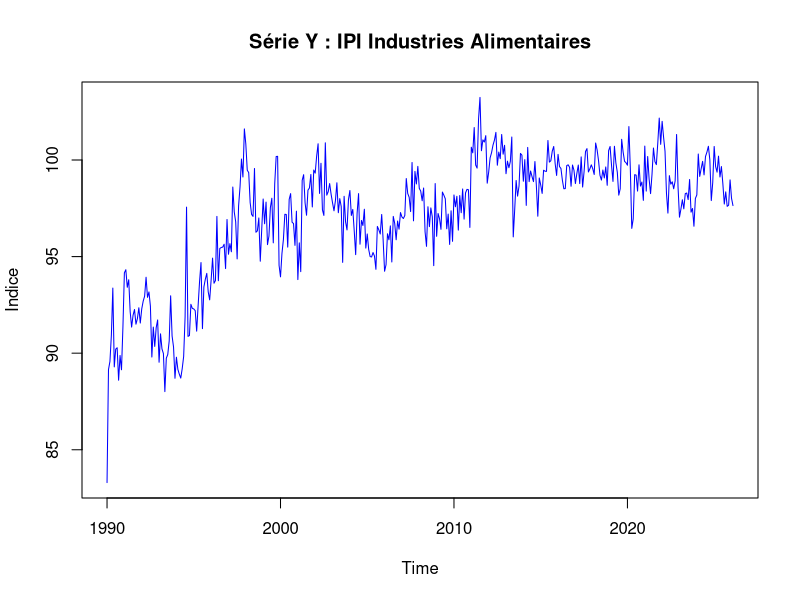
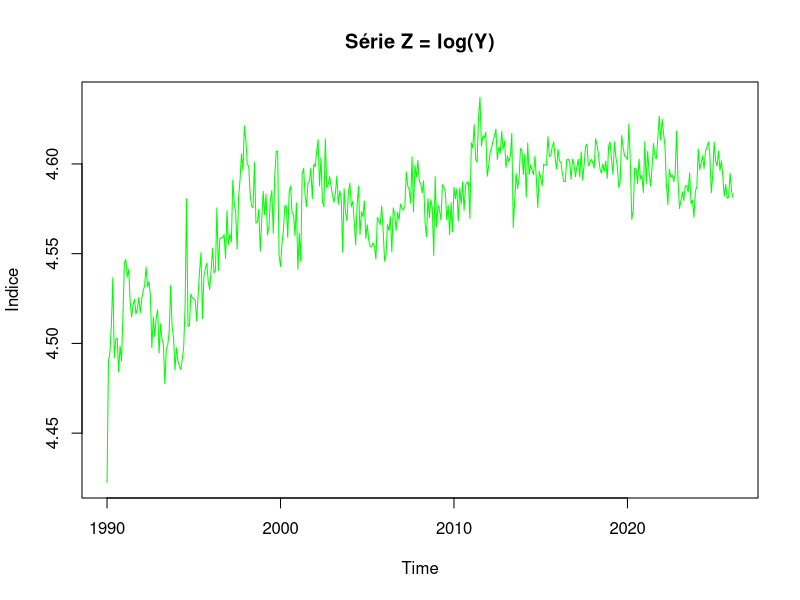
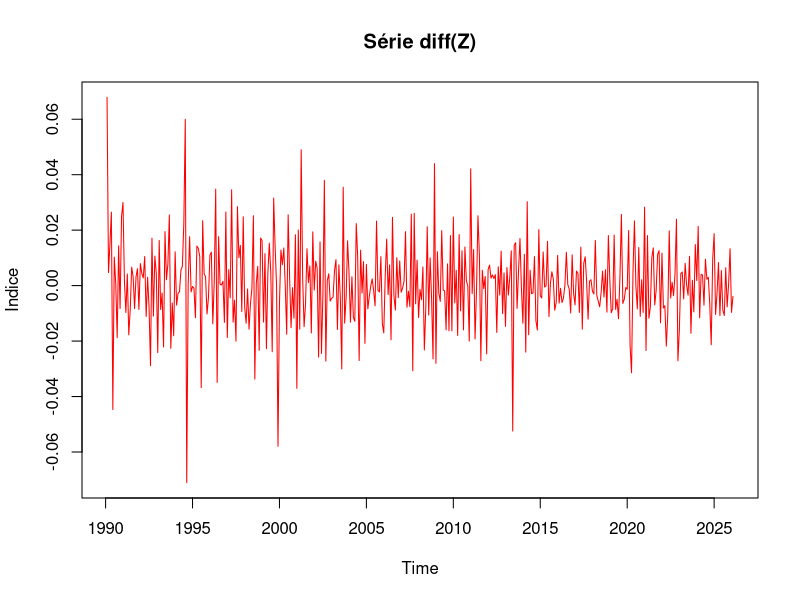
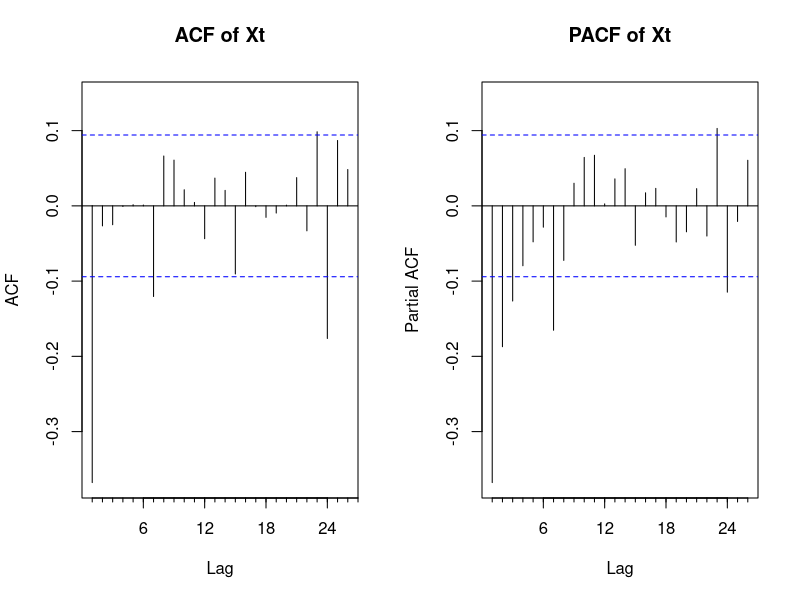
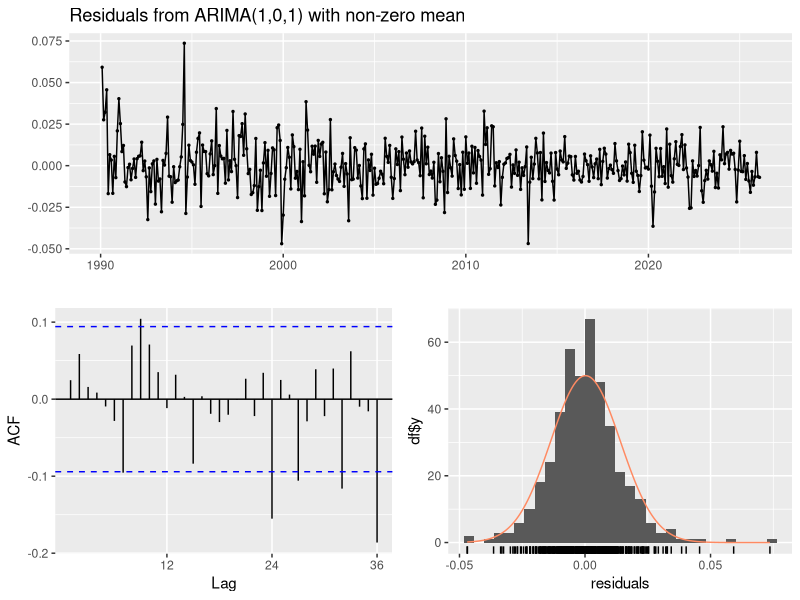
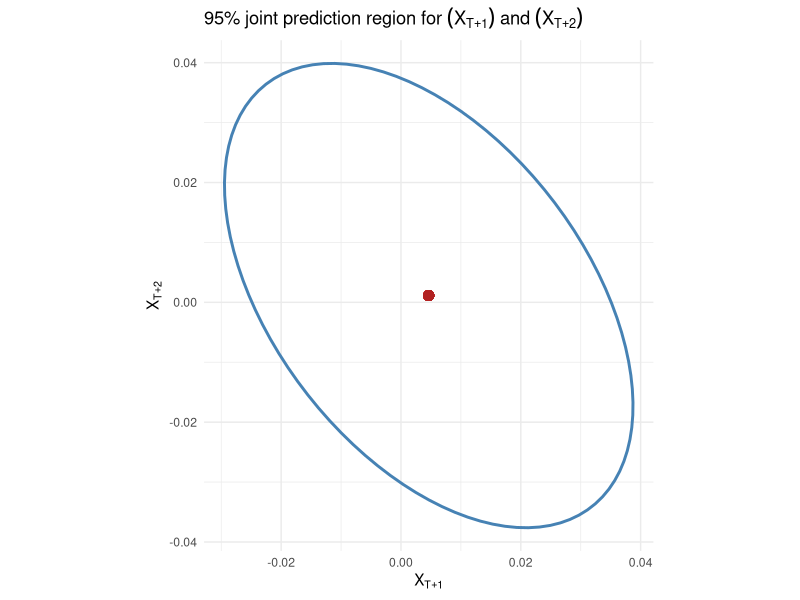

Write the R code that produced these figures, in order.
## ---- chunk 1
knitr::opts_chunk$set(
  echo = TRUE,
  warning = TRUE,
  message = TRUE,
  fig.align = "center",
  fig.width = 5,
  fig.height = 2.8,
  out.width = "100%"
)

required_pkgs <- c(
  "readr", "dplyr", "ggplot2", "lubridate", 
  "forecast", "tseries", "ellipse", "knitr", "ellipse"
)

missing_pkgs <- required_pkgs[!vapply(required_pkgs, requireNamespace, logical(1), quietly = TRUE)]
if (length(missing_pkgs) > 0) {
  install.packages(missing_pkgs, repos = "https://cloud.r-project.org")
}

library(dplyr)
library(ggplot2)
library(tseries)
library(forecast)
library(knitr)
library(ellipse)

## ---- chunk 2

df <- read.csv("data/valeurs_mensuelles.csv", sep = ";", skip = 4, header = FALSE, stringsAsFactors = FALSE)

df <- df[, 1:2]
colnames(df) <- c("date_brute", "valeur")

df <- df[df$valeur != "" & !is.na(df$valeur), ]

# On ajoute "-01" pour créer un format AAAA-MM-JJ lisible par R
df$date <- as.Date(paste0(df$date_brute, "-01"))
df <- df[order(df$date), ]

# On récupère l'année et le mois de début
start_y <- as.numeric(format(df$date[1], "%Y"))
start_m <- as.numeric(format(df$date[1], "%m"))

Y <- ts(df$valeur, start = c(start_y, start_m), frequency = 12)

plot(Y, main = "Série Y : IPI Industries Alimentaires", ylab = "Indice", col = "blue")
## ---- chunk 3
Z <- log(Y)
plot(Z, main = "Série Z = log(Y)", ylab = "Indice", col = "green")
## ---- chunk 4
X <- diff(Z, differences = 1)
plot(X, main = "Série diff(Z)", ylab = "Indice", col = "red")
## ---- chunk 5
adf.test(X)
kpss.test(X)
## ---- chunk 6
par(mfrow = c(1, 2))
Acf(X, main = "ACF of Xt")
Pacf(X, main = "PACF of Xt")

best_model <- auto.arima(X, stationary = TRUE, seasonal = FALSE, 
                         ic = "aic", stepwise = FALSE, approximation = FALSE)
## ---- chunk 7
fit <- Arima(X, order = c(best_model$arma[1], 0, best_model$arma[2]), include.mean = TRUE)
summary(fit)

coef_table <- data.frame(
  Coefficient = names(fit$coef),
  Estimate = fit$coef,
  Std_Error = sqrt(diag(fit$var.coef))
)
coef_table$t_stat <- coef_table$Estimate / coef_table$Std_Error
kable(coef_table, digits = 4, caption = "Estimated ARMA Parameters")
## ---- chunk 8
# Residual Diagnostics
checkresiduals(fit)

# Ljung-Box test
lb_test <- Box.test(residuals(fit), lag = 10, type = "Ljung-Box")
print(lb_test)
## ---- chunk 9
alpha <- 0.95
best_fit <- fit
pred <- predict(best_fit, n.ahead = 2)
mu <- as.numeric(pred$pred)

phi <- if(length(best_fit$model$phi) > 0) best_fit$model$phi else 0
theta <- if(length(best_fit$model$theta) > 0) best_fit$model$theta else 0

psi_coefs <- ARMAtoMA(ar = phi, ma = theta, lag.max = 1)
psi1 <- psi_coefs[1]

sigma2 <- best_fit$sigma2
Sigma <- matrix(
  c(sigma2,         sigma2 * psi1, 
    sigma2 * psi1,  sigma2 * (1 + psi1^2)), 
  nrow = 2, byrow = TRUE
)

ell_data <- as.data.frame(ellipse(Sigma, centre = mu, level = alpha))
colnames(ell_data) <- c("X_T1", "X_T2")

ggplot(ell_data, aes(x = X_T1, y = X_T2)) +
  geom_path(color = "steelblue", linewidth = 1) +
  geom_point(aes(x = mu[1], y = mu[2]), color = "firebrick", size = 3) +
  labs(
    title = expression(paste("95% joint prediction region for ", (X[T+1]), " and ", (X[T+2]))),
    x = expression(X[T+1]),
    y = expression(X[T+2])
  ) +
  theme_minimal() +
  coord_fixed()
## ---- chunk 10
code_chunks <- knitr::knit_code$get()
code_text <- unlist(code_chunks, use.names = FALSE)

cat("```r\n")
cat(paste(code_text, collapse = "\n\n"))
cat("\n```\n")
